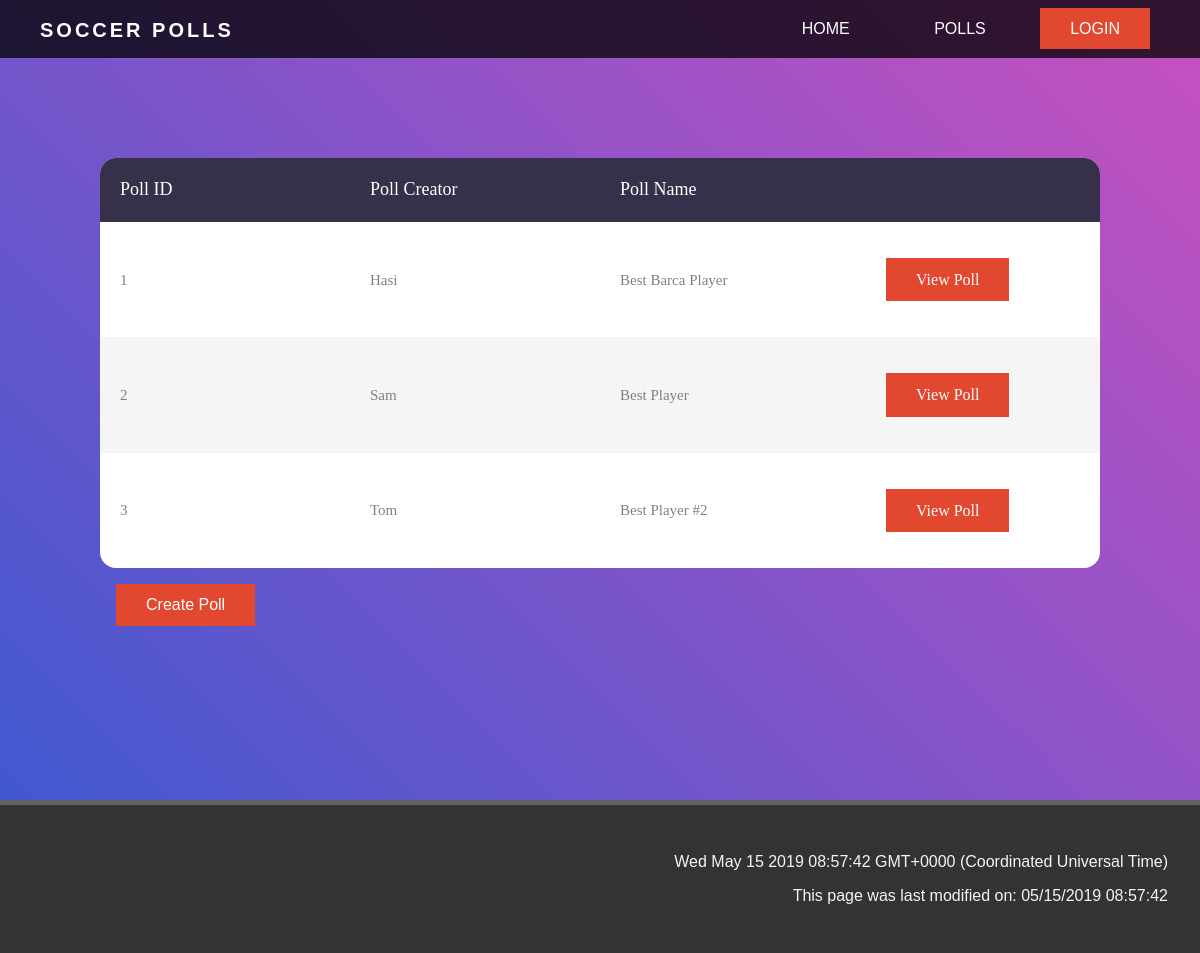
Before: /polllist with the older database file.
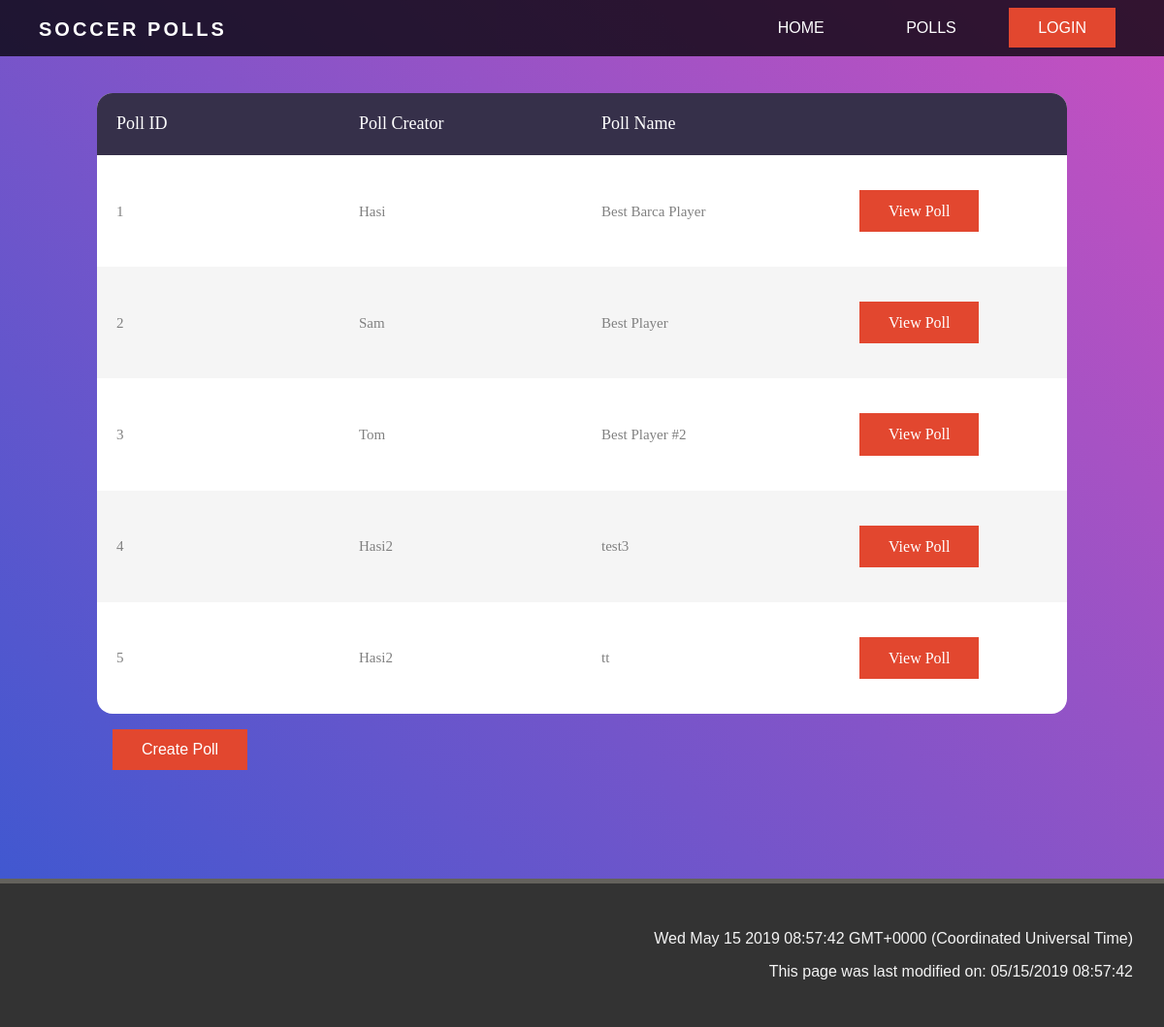
After: the same page with the newer database file.
### app/models.py (models this page shows, shortened)
class Polls(db.Model):
    pollid = db.Column(db.Integer, primary_key=True)
    pollname = db.Column(db.String(64), index=True, unique=False)
    creatorid = db.Column(db.Integer, db.ForeignKey('user.id'))

class User(UserMixin, db.Model):
    id = db.Column(db.Integer, primary_key=True)
    username = db.Column(db.String(64), index=True, unique=True)
    email = db.Column(db.String(120), index=True, unique=True)
    password_hash = db.Column(db.String(128))
    admin = db.Column(db.Boolean, index=False, default=False)
    createdpolls = db.relationship('Polls', backref='creator', lazy='dynamic')

### app/routes.py (the view)
@app.route('/polllist')
def polllist():
    polls = Polls.query.all()
    return render_template('polllist.html', polllist=polls)

### app/templates/polllist.html (shortened to what this page needs)
{% extends "base2.html" %}
{% block content %}
<div class="container-table100">
    <div class="table100">
        <table>
            <thead>
                <tr class="table100-head">
                    <th class="column">Poll ID</th>
                    <th class="column">Poll Creator</th>
                    <th class="column">Poll Name</th>
                    <th class="column"></th>
                </tr>
            </thead>
            <tbody>
                {% for poll in polllist %}
                <tr id= poll.id >
                    <td class="column">{{ poll.pollid }} </td>
                    <td class="column">{{ poll.creator.username }} </td>
                    <td class="column">{{ poll.pollname }} </td>
                    <td class="column"><a href="{{ url_for('poll', pollid=poll.pollid) }}" class="button">View Poll </a></td>
                </tr>
                {% endfor %}
        </table>
        <div>
          <a href="{{ url_for('pollcreate')}}" class="button"> Create Poll </a>
        </div>
    </div>
</div>
</body>
{% endblock %}

### app/templates/base2.html (shortened to what this page needs)
<!DOCTYPE html>
<head>
    <link rel="stylesheet" href="https://use.fontawesome.com/releases/v5.7.0/css/all.css"
>
    <link rel="stylesheet" type="text/css" href="{{ url_for('static',filename='style/style.css') }}" />
</head>
<body>
    <header>
        <nav class="navbar">
            <div class="logo">Soccer Polls</div>
            <ul class="navbar-not-home">
                <li><a href="{{ url_for('index') }}">Home</a></li>
                <li><a href="{{ url_for('polllist') }}">Polls</a></li>
                {% if current_user.is_anonymous %}
                <li><a id="active" href="{{ url_for('login') }}">Login</a></li>
                {% else %}
                <a id="active" href="{{ url_for('logout') }}">Logout</a>
                {% endif %}
            </ul>
        </nav>
    </header>
    <div>
        {% block content %}
        {% endblock %}
    <footer class="dark-background">
        <p id="demo"> </p>
        <p id="demo2"> </p>
    </footer>
</body>
</html>

### app/static/style/style.css (style rules this page uses)
*, *::before, *::after { box-sizing: border-box; }
body { margin: 0; padding: 0; font-family: 'PT Sans', sans-serif; font-weight: 400; background-color: #fff; }
.dark-background { background: #333; color: #f4f4f4; }
.button { text-decoration: none; display: inline-block; color: white; font-size: 16px; padding: 12px 30px; background-color: var(--redbutton); margin: 1rem; }
footer { padding: 2rem; border-top: 5px solid #64625c; color: #fff; left: 0; bottom: 0; width: 100%; }
footer p { text-align: right; color: #f4f4f4; }
header { text-transform: uppercase; }
.logo { position: fixed; float: left; color: white; font-weight: bold; font-size: 20px; letter-spacing: 3px; padding-left: 40px; line-height: inherit; height: inherit; font-family: 'Work Sans', sans-serif; }
nav { top: 0; left: 0; position: fixed; z-index: 10; width: 100%; line-height: 60px; }
nav ul { line-height: 50px; list-style: none; background: var(--headercolour); overflow: hidden; color: white; text-align: right; margin: 0; padding-right: 40px; transition: 0.3s; }
.navbar-not-home { background: var(--colourchange); }
nav ul li { display: inline-block; padding: 4px 10px;; }
nav ul li a { text-decoration: none; color: white; font-size: 16px; padding: 12px 30px; opacity: 1; position: relative; }
nav ul li a::before { content: ''; display: block; height: 5px; background: white; position: absolute; top: -5px; left: 0; right: 0; transform: scale(0, 1); transition: ease-in-out 0.25s; }
nav ul li a#active, nav ul li a#active:hover { background: var(--redbutton); }
.container-table100 { width: 100%; min-height: 100vh; background: linear-gradient(45deg, #4158d0, #c850c0); display: flex; align-items: center; justify-content: center; padding: 6rem 6rem; }
table { border-collapse: collapse; background: white; border-radius: 1rem; overflow: hidden; text-align: left; }
table thead tr { height: 4rem; background: #36304a; }
table tbody tr { height: 3rem; }
.table100-head th { font-family: OpenSans-Regular; font-size: 18px; color: #fff; line-height: 1.2; font-weight: unset; }
tbody tr:nth-child(even) { background-color: #f5f5f5; }
tbody tr { font-family: OpenSans-Regular; font-size: 15px; color: #808080; line-height: 1.2; font-weight: unset; }
.column { padding: 20px 20px; width: 250px; }

Changed rows visible on the page:
added Polls: pollid "4", creator.username "Hasi2", pollname "test3"
added Polls: pollid "5", creator.username "Hasi2", pollname "tt"
